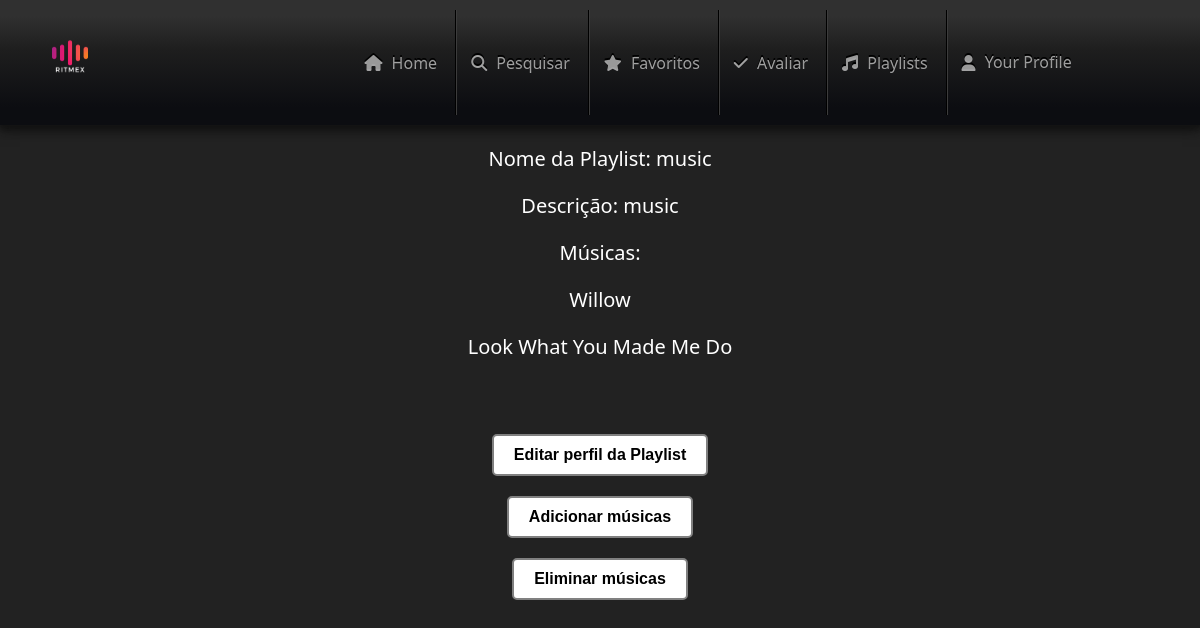
Screenshot of /Playlists/playlist.php?id_playlist=1 with the database file from the repository.
### tables this page shows
CREATE TABLE IF NOT EXISTS `playlists` (
  `id_Playlist` int(11) NOT NULL AUTO_INCREMENT,
  `nome_playlist` varchar(70) NOT NULL,
  `descricao` varchar(70) NOT NULL,
  `id_Utilizador` int(11) NOT NULL,
  PRIMARY KEY (`id_Playlist`),
  KEY `id_Utilizador` (`id_Utilizador`),
  CONSTRAINT `playlists_ibfk_1` FOREIGN KEY (`id_Utilizador`) REFERENCES `utilizadores` (`id_Utilizador`)
);

CREATE TABLE IF NOT EXISTS `musica` (
  `id_Musica` int(11) NOT NULL AUTO_INCREMENT,
  `titulo` varchar(70) NOT NULL,
  `id_Artista` int(11) NOT NULL,
  `duracao` int(11) DEFAULT NULL,
  `id_Album` int(11) NOT NULL,
  `id_Genero` int(11) NOT NULL,
  `data_lancamento` varchar(70) DEFAULT NULL,
  `caminho_mp3` varchar(255) DEFAULT NULL,
  PRIMARY KEY (`id_Musica`),
  KEY `fk_chave_estrangeira_artista` (`id_Artista`),
  KEY `fk_chave_estrangeira_album3` (`id_Album`),
  KEY `fk_chave_estrangeira_genero3` (`id_Genero`),
  CONSTRAINT `fk_chave_estrangeira_album3` FOREIGN KEY (`id_Album`) REFERENCES `albuns` (`id_Album`),
  CONSTRAINT `fk_chave_estrangeira_artista` FOREIGN KEY (`id_Artista`) REFERENCES `artistas` (`id_Artista`),
  CONSTRAINT `fk_chave_estrangeira_genero3` FOREIGN KEY (`id_Genero`) REFERENCES `generos` (`id_Genero`)
);

### Playlists/playlist.php (the view, shortened to what this page needs)
<!DOCTYPE html>
<html lang="en">
<head>
    <link rel="stylesheet" href="../style.css">
</head>
<body>
    <header>
    <span>
            <img src="../Imagens/logo.png" alt="Logo" width="100px" height="100px">
        </span>
        <nav class="menu" id="nav">
            <span class="nav-item active">
                <span class="icon">
                    <i class="fa-solid fa-house"></i>
                </span>
                <a href="../Login/index_utilizadores.php">Home</a>
            </span>
            <span class="nav-item">
                <span class="icon">
                    <i class="fa-solid fa-magnifying-glass"></i>
                </span>
                <a href="../Pesquisar/pesquisar.php">Pesquisar</a>
            </span>
            <span class="nav-item">
                <span class="icon">
                    <i class="fa-solid fa-star"></i>
                </span>
                <a href="../Favoritas/favoritas.php">Favoritos</a>
            </span>
            <span class="nav-item">
                <span class="icon">
                    <i class="fa fa-check" aria-hidden="true"></i>
                </span>
                <a href="../Avaliar/avaliar_musica.php">Avaliar</a>
            </span>
            <span class="nav-item">
                <span class="icon">
                <i class="fa-solid fa-music"></i>
                </span>
                <a href="../Playlists/buscar_playlists.php">Playlists</a>
            </span>
            <span class="nav-item">
                <span class="icon">
                    <i class="fa-solid fa-user"></i>
                </span>
                <?php
                    if (isset($_SESSION['username'])) {
                        echo '<div class="dropdown">';
                        echo '<a href="Perfis/perfil_utilizador.php">Perfil</a>';
                        echo '<div class="dropdown-child">';
                        echo '<a href="../Perfis/perfil_utilizador.php">Editar Perfil</a>';
                        echo '<a href="../Logout/logout.php">Logout</a>';
                        echo '</div>';
                        echo '</div>';
                    } else {
                        echo '<div class="dropdown">';
                        echo' <a href="#">Your Profile</a>';
                        echo'</div>';
                    }
                ?>
            </span>
        </nav>
    </header>
</body>
</html>
<?php
$servername = "localhost";
$username = "root";
$password = "";
$dbname = "ritmex";
$conn = new mysqli($servername, $username, $password, $dbname);
if (isset($_GET['id_playlist'])) {
    $id_playlist = $_GET['id_playlist'];
    $playlist_sql = "SELECT nome_playlist, descricao
                     FROM playlists
                     WHERE id_Playlist = $id_playlist";
    $playlist_result = $conn->query($playlist_sql);
    if ($playlist_result->num_rows > 0) {
        $playlist_row = $playlist_result->fetch_assoc();
        echo"<center>";
        echo "<p style='color:white; font-size:20px;'>Nome da Playlist: " . $playlist_row["nome_playlist"] . "<br></p>";
        echo "<p style='color:white; font-size:20px;'>Descrição: " . ($playlist_row["descricao"] ? $playlist_row["descricao"] : "Nenhuma descrição disponível") . "<br></p>";
        $musicas_sql = "SELECT m.titulo
                        FROM Musica m
                        INNER JOIN DetalhesPlaylist dp ON m.id_Musica = dp.id_Musica
                        WHERE dp.id_Playlist = $id_playlist";
        $musicas_result = $conn->query($musicas_sql);
        if ($musicas_result->num_rows > 0) {
            echo "<p style='color:white; font-size:20px;'>Músicas: <br></p>";
            while ($musica_row = $musicas_result->fetch_assoc()) {
                echo '<p style="color:white; font-size:20px;">' . $musica_row["titulo"] . '</p>';
            }
            echo "<br>";
        } else {
            echo "Nenhuma música associada a esta playlist.<br>";
        }
        echo "<br>";
        echo"</center>";
        ?>
        <center>
        <form action="editar_playlist_perfil.php" method="get">
        <button type="submit">Editar perfil da Playlist</button>
        </form>
        <form action="adicionar_musica.php" method="get">
        <button type="submit">Adicionar músicas</button>
        </form>
        <form action="remover_musica.php" method="get">
        <button type="submit">Eliminar músicas</button>
        </form>
        </center>
        <?php
    } else {
        echo "Playlist não encontrada.";
    }
} else {
    echo "ID da playlist não fornecido na URL.";
}
?>

### style.css (style rules this page uses)
* { box-sizing: border-box; }
body { margin: 0; background-color: #222; font-family: system-ui, sans-serif; }
header { display: flex; justify-content: space-between; padding: 10px 20px; background-image: linear-gradient( rgb(48, 48, 48) 13%, rgb(30, 30, 30) 40%, #0c0d11 86% ); color: rgba(255, 255, 255, 0.6); text-shadow: 0 -2px 0 black; box-shadow: 1px 2px 4px rgb(20, 20, 20), 0 4px 12px rgb(10, 10, 10); }
.menu { margin-right: 90px; }
nav { display: flex; }
.dropdown { position: relative; display: inline-block; }
button { display: inline-block; padding: 10px 20px; font-size: 16px; font-weight: bold; text-align: center; text-decoration: none; cursor: pointer; margin-top: 10px; margin-bottom: 10px; border: 2px solid grey; border-radius: 5px; color: black; background-color: white; transition: background-color 0.3s, color 0.3s; }

### rows the page displays
playlists: nome_playlist "music", descricao "music"
musica: titulo "Willow"
musica: titulo "Look What You Made Me Do"
